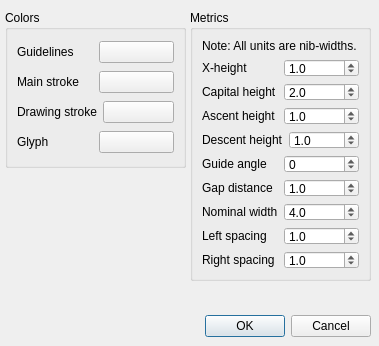
<?xml version="1.0" encoding="UTF-8"?>
<ui version="4.0">
 <class>Dialog</class>
 <widget class="QDialog" name="Dialog">
  <property name="windowModality">
   <enum>Qt::ApplicationModal</enum>
  </property>
  <property name="geometry">
   <rect>
    <x>0</x>
    <y>0</y>
    <width>379</width>
    <height>346</height>
   </rect>
  </property>
  <property name="windowTitle">
   <string>Preferences</string>
  </property>
  <widget class="QDialogButtonBox" name="buttonBox">
   <property name="geometry">
    <rect>
     <x>80</x>
     <y>310</y>
     <width>291</width>
     <height>32</height>
    </rect>
   </property>
   <property name="orientation">
    <enum>Qt::Horizontal</enum>
   </property>
   <property name="standardButtons">
    <set>QDialogButtonBox::Cancel|QDialogButtonBox::Ok</set>
   </property>
  </widget>
  <widget class="QGroupBox" name="metrics_group_box">
   <property name="geometry">
    <rect>
     <x>190</x>
     <y>10</y>
     <width>181</width>
     <height>271</height>
    </rect>
   </property>
   <property name="title">
    <string>Metrics</string>
   </property>
   <layout class="QVBoxLayout" name="verticalLayout">
    <item>
     <widget class="QLabel" name="label">
      <property name="text">
       <string>Note: All units are nib-widths.</string>
      </property>
     </widget>
    </item>
    <item>
     <layout class="QHBoxLayout" name="horizontalLayout_18">
      <item>
       <widget class="QLabel" name="label_3">
        <property name="text">
         <string>X-height</string>
        </property>
       </widget>
      </item>
      <item>
       <widget class="QDoubleSpinBox" name="base_height_spin_2">
        <property name="wrapping">
         <bool>true</bool>
        </property>
        <property name="frame">
         <bool>true</bool>
        </property>
        <property name="buttonSymbols">
         <enum>QAbstractSpinBox::UpDownArrows</enum>
        </property>
        <property name="decimals">
         <number>1</number>
        </property>
        <property name="minimum">
         <double>1.000000000000000</double>
        </property>
        <property name="maximum">
         <double>10.000000000000000</double>
        </property>
        <property name="singleStep">
         <double>0.500000000000000</double>
        </property>
       </widget>
      </item>
     </layout>
    </item>
    <item>
     <layout class="QHBoxLayout" name="horizontalLayout_19">
      <item>
       <widget class="QLabel" name="label_4">
        <property name="text">
         <string>Capital height</string>
        </property>
       </widget>
      </item>
      <item>
       <widget class="QDoubleSpinBox" name="cap_height_spin">
        <property name="wrapping">
         <bool>true</bool>
        </property>
        <property name="decimals">
         <number>1</number>
        </property>
        <property name="minimum">
         <double>0.500000000000000</double>
        </property>
        <property name="maximum">
         <double>10.000000000000000</double>
        </property>
        <property name="singleStep">
         <double>0.500000000000000</double>
        </property>
        <property name="value">
         <double>2.000000000000000</double>
        </property>
       </widget>
      </item>
     </layout>
    </item>
    <item>
     <layout class="QHBoxLayout" name="horizontalLayout_20">
      <item>
       <widget class="QLabel" name="label_5">
        <property name="text">
         <string>Ascent height</string>
        </property>
       </widget>
      </item>
      <item>
       <widget class="QDoubleSpinBox" name="ascent_height_spin">
        <property name="wrapping">
         <bool>true</bool>
        </property>
        <property name="decimals">
         <number>1</number>
        </property>
        <property name="minimum">
         <double>1.000000000000000</double>
        </property>
        <property name="maximum">
         <double>10.000000000000000</double>
        </property>
        <property name="singleStep">
         <double>0.500000000000000</double>
        </property>
       </widget>
      </item>
     </layout>
    </item>
    <item>
     <layout class="QHBoxLayout" name="horizontalLayout_21">
      <item>
       <widget class="QLabel" name="label_6">
        <property name="text">
         <string>Descent height</string>
        </property>
       </widget>
      </item>
      <item>
       <widget class="QDoubleSpinBox" name="descent_height_spin">
        <property name="wrapping">
         <bool>true</bool>
        </property>
        <property name="decimals">
         <number>1</number>
        </property>
        <property name="minimum">
         <double>1.000000000000000</double>
        </property>
        <property name="maximum">
         <double>10.000000000000000</double>
        </property>
        <property name="singleStep">
         <double>0.500000000000000</double>
        </property>
       </widget>
      </item>
     </layout>
    </item>
    <item>
     <layout class="QHBoxLayout" name="horizontalLayout_22">
      <item>
       <widget class="QLabel" name="label_7">
        <property name="text">
         <string>Guide angle</string>
        </property>
       </widget>
      </item>
      <item>
       <widget class="QSpinBox" name="angle_spin">
        <property name="wrapping">
         <bool>true</bool>
        </property>
        <property name="maximum">
         <number>45</number>
        </property>
       </widget>
      </item>
     </layout>
    </item>
    <item>
     <layout class="QHBoxLayout" name="horizontalLayout_23">
      <item>
       <widget class="QLabel" name="label_8">
        <property name="text">
         <string>Gap distance</string>
        </property>
       </widget>
      </item>
      <item>
       <widget class="QDoubleSpinBox" name="gap_height_spin">
        <property name="wrapping">
         <bool>true</bool>
        </property>
        <property name="decimals">
         <number>1</number>
        </property>
        <property name="minimum">
         <double>0.500000000000000</double>
        </property>
        <property name="maximum">
         <double>4.000000000000000</double>
        </property>
        <property name="singleStep">
         <double>0.500000000000000</double>
        </property>
        <property name="value">
         <double>1.000000000000000</double>
        </property>
       </widget>
      </item>
     </layout>
    </item>
    <item>
     <layout class="QHBoxLayout" name="horizontalLayout_24">
      <item>
       <widget class="QLabel" name="label_9">
        <property name="text">
         <string>Nominal width</string>
        </property>
       </widget>
      </item>
      <item>
       <widget class="QDoubleSpinBox" name="nominal_width_spin">
        <property name="wrapping">
         <bool>true</bool>
        </property>
        <property name="decimals">
         <number>1</number>
        </property>
        <property name="minimum">
         <double>1.000000000000000</double>
        </property>
        <property name="maximum">
         <double>10.000000000000000</double>
        </property>
        <property name="singleStep">
         <double>0.500000000000000</double>
        </property>
        <property name="value">
         <double>4.000000000000000</double>
        </property>
       </widget>
      </item>
     </layout>
    </item>
    <item>
     <layout class="QHBoxLayout" name="horizontalLayout_25">
      <item>
       <widget class="QLabel" name="label_10">
        <property name="text">
         <string>Left spacing</string>
        </property>
       </widget>
      </item>
      <item>
       <widget class="QDoubleSpinBox" name="char_set_left_space_spin">
        <property name="decimals">
         <number>1</number>
        </property>
        <property name="maximum">
         <double>3.000000000000000</double>
        </property>
        <property name="singleStep">
         <double>0.100000000000000</double>
        </property>
        <property name="value">
         <double>1.000000000000000</double>
        </property>
       </widget>
      </item>
     </layout>
    </item>
    <item>
     <layout class="QHBoxLayout" name="horizontalLayout_26">
      <item>
       <widget class="QLabel" name="label_11">
        <property name="text">
         <string>Right spacing</string>
        </property>
       </widget>
      </item>
      <item>
       <widget class="QDoubleSpinBox" name="char_set_right_space_spin">
        <property name="decimals">
         <number>1</number>
        </property>
        <property name="maximum">
         <double>3.000000000000000</double>
        </property>
        <property name="singleStep">
         <double>0.100000000000000</double>
        </property>
        <property name="value">
         <double>1.000000000000000</double>
        </property>
       </widget>
      </item>
     </layout>
    </item>
   </layout>
  </widget>
  <widget class="QGroupBox" name="color_group_box">
   <property name="geometry">
    <rect>
     <x>5</x>
     <y>10</y>
     <width>181</width>
     <height>158</height>
    </rect>
   </property>
   <property name="title">
    <string>Colors</string>
   </property>
   <layout class="QVBoxLayout" name="verticalLayout_2">
    <item>
     <layout class="QHBoxLayout" name="horizontalLayout_28">
      <item>
       <widget class="QLabel" name="label_13">
        <property name="text">
         <string>Guidelines</string>
        </property>
       </widget>
      </item>
      <item>
       <widget class="SelectColorButton" name="guides_color_button">
        <property name="autoFillBackground">
         <bool>false</bool>
        </property>
        <property name="text">
         <string/>
        </property>
       </widget>
      </item>
     </layout>
    </item>
    <item>
     <layout class="QHBoxLayout" name="horizontalLayout_29">
      <item>
       <widget class="QLabel" name="label_14">
        <property name="text">
         <string>Main stroke</string>
        </property>
       </widget>
      </item>
      <item>
       <widget class="SelectColorButton" name="stroke_color_button">
        <property name="autoFillBackground">
         <bool>false</bool>
        </property>
        <property name="text">
         <string/>
        </property>
       </widget>
      </item>
     </layout>
    </item>
    <item>
     <layout class="QHBoxLayout" name="horizontalLayout_30">
      <item>
       <widget class="QLabel" name="label_15">
        <property name="text">
         <string>Drawing stroke</string>
        </property>
       </widget>
      </item>
      <item>
       <widget class="SelectColorButton" name="special_color_stroke_button">
        <property name="autoFillBackground">
         <bool>false</bool>
        </property>
        <property name="text">
         <string/>
        </property>
       </widget>
      </item>
     </layout>
    </item>
    <item>
     <layout class="QHBoxLayout" name="horizontalLayout_27">
      <item>
       <widget class="QLabel" name="label_12">
        <property name="text">
         <string>Glyph</string>
        </property>
       </widget>
      </item>
      <item>
       <widget class="SelectColorButton" name="glyph_color_button">
        <property name="autoFillBackground">
         <bool>false</bool>
        </property>
        <property name="text">
         <string/>
        </property>
       </widget>
      </item>
     </layout>
    </item>
   </layout>
  </widget>
 </widget>
 <customwidgets>
  <customwidget>
   <class>SelectColorButton</class>
   <extends>QPushButton</extends>
   <header>view/widgets_qt</header>
  </customwidget>
 </customwidgets>
 <resources/>
 <connections>
  <connection>
   <sender>buttonBox</sender>
   <signal>accepted()</signal>
   <receiver>Dialog</receiver>
   <slot>accept()</slot>
   <hints>
    <hint type="sourcelabel">
     <x>248</x>
     <y>254</y>
    </hint>
    <hint type="destinationlabel">
     <x>157</x>
     <y>274</y>
    </hint>
   </hints>
  </connection>
  <connection>
   <sender>buttonBox</sender>
   <signal>rejected()</signal>
   <receiver>Dialog</receiver>
   <slot>reject()</slot>
   <hints>
    <hint type="sourcelabel">
     <x>316</x>
     <y>260</y>
    </hint>
    <hint type="destinationlabel">
     <x>286</x>
     <y>274</y>
    </hint>
   </hints>
  </connection>
 </connections>
</ui>
